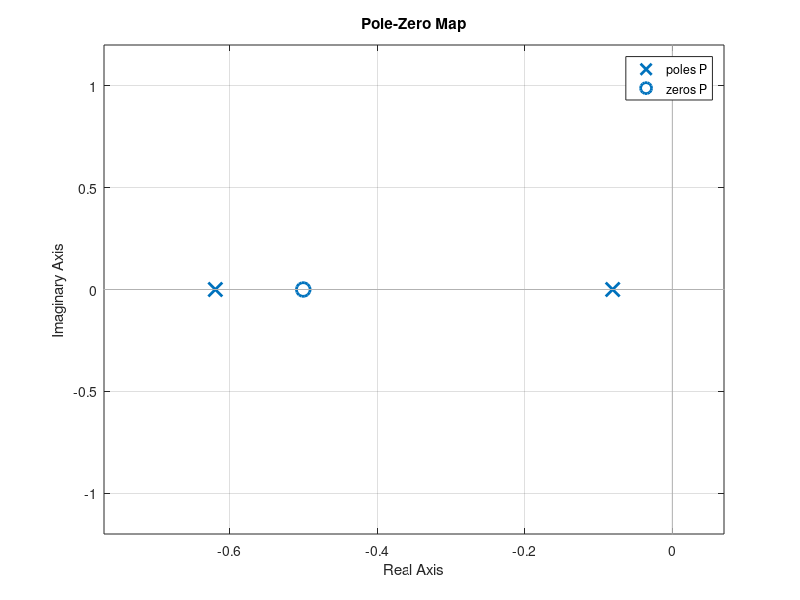
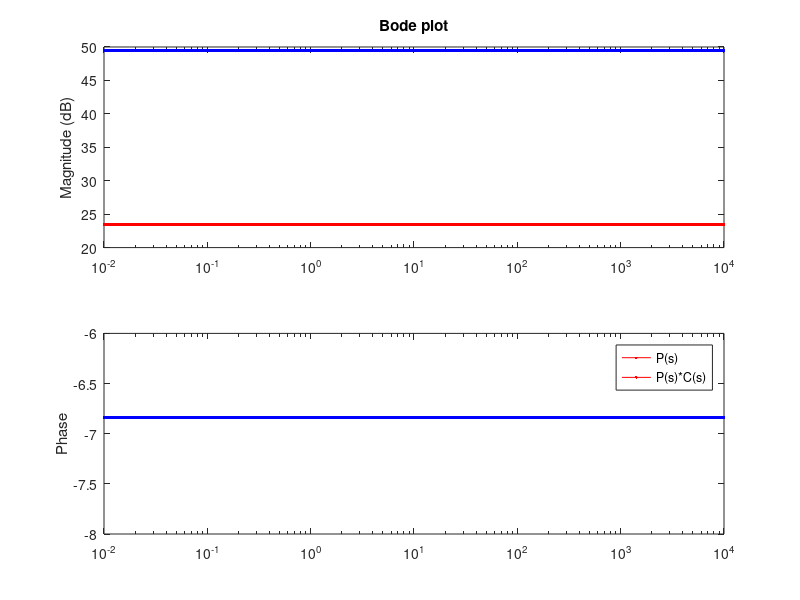
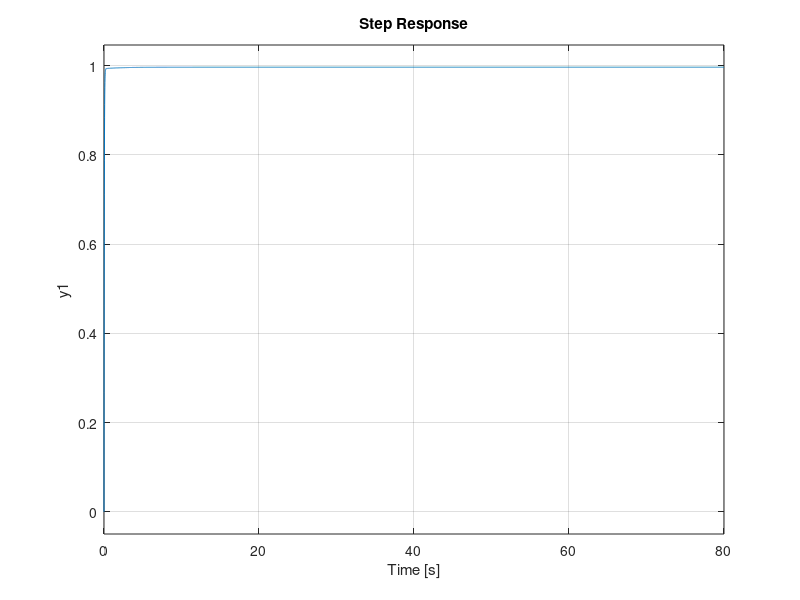
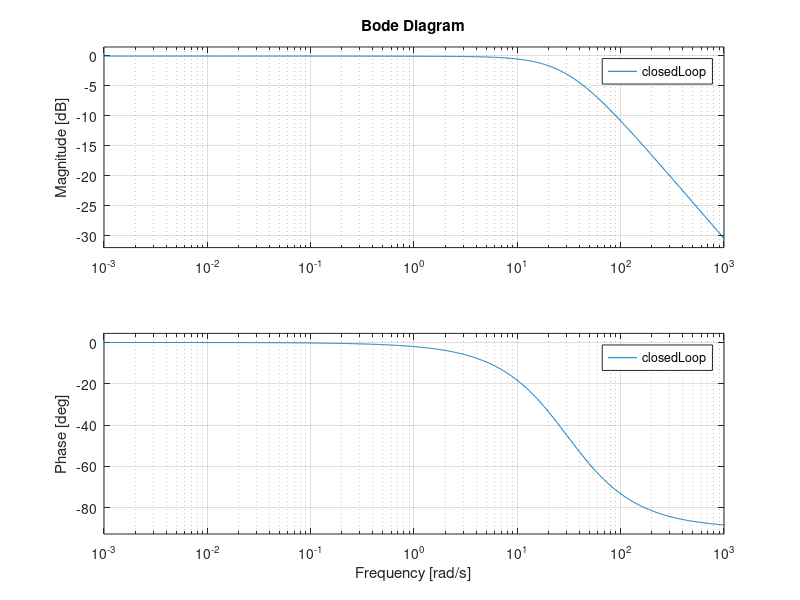

MATLAB code for these plots, in order:
clear; close all;
w = 10.^(-2:.01:4);
P = tf([1.5 .75],[1 .7 .05]);
figure; pzmap(P);
[mag,phase] = bode(P,w);

figure;
subplot(2,1,1); semilogx(w,20*log10(mag(1,:)),'r'); hold on;
title('Bode plot'); ylabel('Magnitude (dB)');
subplot(2,1,2); semilogx(w,phase(1,:),'r'); hold on;
ylabel('Phase');

C = tf(20,1);

loop = P*C;
[mag,phase] = bode(loop,w);
subplot(2,1,1); semilogx(w,20*log10(mag(1,:)),'b');
subplot(2,1,2); semilogx(w,phase(1,:),'b');
legend('P(s)','P(s)*C(s)')
[Gm,Pm] = margin(loop)
dcgain = mag(1)

closedLoop = P*C/(1+P*C);
figure; step(closedLoop);
figure; bode(closedLoop);
figure; pzmap(closedLoop);